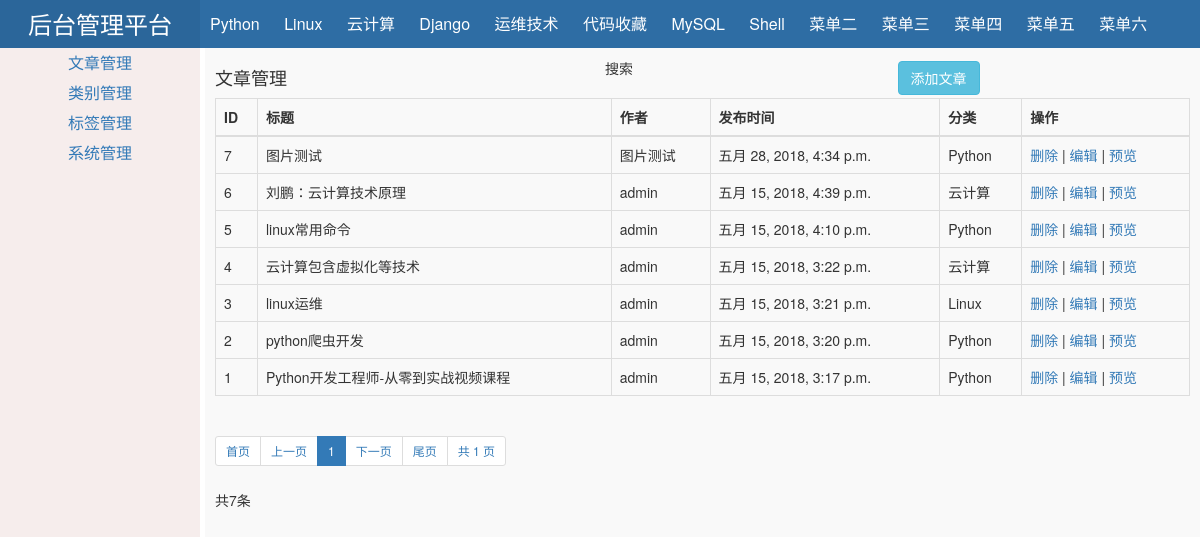
The app's page /backend/, older data.
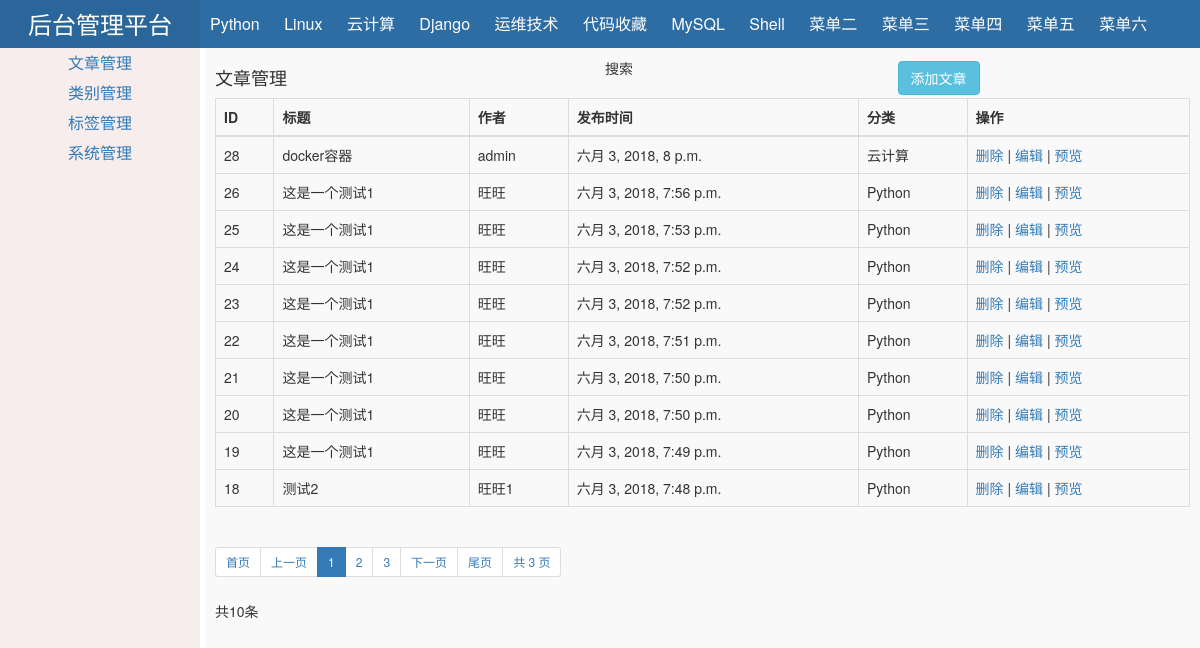
The same page, newer data.
### users/models.py (models this page shows, shortened)
class Classify(models.Model):
    name = models.CharField(verbose_name='名称',max_length=12)
    class Meta:
        db_table = 'classify'
        verbose_name_plural = '文章分类'
        verbose_name = '文章分类'
    def __str__(self):
        return self.name

class Article(models.Model):
    title = models.CharField(verbose_name='标题',max_length=32,)
    author = models.CharField(verbose_name='作者',max_length=12)
    summary = models.CharField(verbose_name='摘要', max_length=100)
    img = models.ImageField(verbose_name='缩略图',upload_to="./article/",
                            help_text="大小200*200，不超过200k",
                            default="/upload/article/common.jpg",
                            auto_created=True,
                            null=True,blank=True)
    content = models.TextField(verbose_name='内容', max_length=9999)
    tag = models.ManyToManyField('Tag',verbose_name='标签')
    classify = models.ForeignKey('Classify',verbose_name='分类')
    create_time = models.DateTimeField(verbose_name='发布时间',auto_now_add=True)
    update_time = models.DateTimeField(verbose_name='更新时间',auto_now_add=True)
    class Meta:
        db_table = 'article'
        verbose_name_plural = '全部文章'

### backend/views.py (the view)
def index(request):
    current_page = request.GET.get('page')
    count_pages = Article.objects.all().count()
    page_obj = Pagination(count_pages, current_page)
    classify_list = Classify.objects.annotate(num_article=Count('article'))
    article_list = Article.objects.all().order_by('-create_time')[page_obj.start():page_obj.end()]
    return render(request,'backend/index.html',{'classify_list':classify_list,'article_list':article_list,'page_obj':page_obj})

### backend/pages.py (called while the page is built, shortened)
    def start(self):
        return (self.current_page-1) * self.per_page_item_num

    def end(self):
        return self.current_page * self.per_page_item_num

    @property
    def num_pages(self):
        a,b = divmod(self.total_count,self.per_page_item_num)
        if b == 0:
            return a
        return a+1

    def pager_num_range(self):
        if self.num_pages < self.max_page_num:
            return range(1,self.num_pages+1)

### templates/backend/index.html (shortened to what this page needs)
<!DOCTYPE html>
<html lang="en">
<head>
    <link rel="stylesheet" href="/static/font-awesome-4.7.0/css/font-awesome.css">
    <link rel="stylesheet" href="/static/bootstrap/css/bootstrap.css">
</head>
<body>
    <div class="header">
        <div class="logo left">后台管理平台</div>
        <div class="hl-menu left">
            {% for classify in classify_list %}
                    <a class="item" href="list_classify.html?nid={{ classify.id }}">{{classify.name}}</a>
            {% endfor%}
            <a class="item" href="">菜单二</a>
            <a class="item" href="">菜单三</a>
            <a class="item" href="">菜单四</a>
            <div class="item-set">
                <a class="item" href="">菜单五</a>
            </div>
            <div class="item-set">
                <a class="item" href="">菜单六</a>
            </div>
        </div>
        <div class="hr-menu right">
                        <a class="item" href="/">
            </a>
            <a class="item" href="">
                <span class="badge bg-primary">2</span>
            </a>
            <a class="item" href="">
                <span class="bg-info badge">1</span>
            </a>
            <a class="item" href="">
                <span class="badge bg-danger">4</span>
            </a>
            <div class="avataar right">
                <a class="item" href="">
                </a>
            </div>
        </div>
    </div>
    <div class="pg_body">
        <div class="menus">
            <a class="item" href="article_list">文章管理</a>
            <a class="item">类别管理</a>
            <a class="item">标签管理</a>
            <a class="item" href="sys_info">系统管理</a>
        </div>
    <div class="content">
    {% block content %}
            <div class="nav-left"><h4>文章管理</h4></div>
        <div class="nav-middle">搜索</div>
            <div class="nav-right"><a href="article_add" class="btn btn-info">添加文章</a></div>
    <div>
    <table align="center" class="table table-hover table-bordered">
        <thead>
        <tr>
            <th>ID</th>
            <th>标题</th>
            <th>作者</th>
            <th>发布时间</th>
            <th>分类</th>
            <th>操作</th>
        </tr>
        </thead>
        <tbody>
            {% for row in article_list %}
                <tr>
                <td>
                    {{ row.id }}
                </td>
                     <td>
                    {{ row.title }}
                </td>
                <td>
                    {{ row.author }}
                </td>
                <td>
                   {{ row.create_time }}
                </td>
                <td>
                   {{ row.classify }}
                </td>
                <td>
                    <a href="article_delete?nid={{ row.id }}"> 删除 </a>
                    |<a href="article_edit?nid={{ row.id }}"> 编辑 </a>
                    |<a href="/article.html?nid={{ row.id }}"> 预览 </a>
                </td>
                </tr>
            {% endfor %}
        </tbody>
    </table>
    <ul class="pagination pagination-sm">
        {{ page_obj.page_str|safe }}
      </ul>
<p>共{{ article_list.count }}条</p>
    {% endblock %}
            </div>
        </div>
    </div>
</body>
</html>

Row changes from the older to the newer data that the page shows:
no longer on this page (row edited): Article: id "7", title "图片测试", author "图片测试", create_time "五月 28, 2018, 4:34 p.m.", classify "Python"
no longer on this page (row unchanged): Article: id "6", title "刘鹏：云计算技术原理", author "admin", create_time "五月 15, 2018, 4:39 p.m.", classify "云计算"
no longer on this page (row unchanged): Article: id "5", title "linux常用命令", author "admin", create_time "五月 15, 2018, 4:10 p.m.", classify "Python"
no longer on this page (row unchanged): Article: id "4", title "云计算包含虚拟化等技术", author "admin", create_time "五月 15, 2018, 3:22 p.m.", classify "云计算"
no longer on this page (row unchanged): Article: id "3", title "linux运维", author "admin", create_time "五月 15, 2018, 3:21 p.m.", classify "Linux"
no longer on this page (row unchanged): Article: id "2", title "python爬虫开发", author "admin", create_time "五月 15, 2018, 3:20 p.m.", classify "Python"
no longer on this page (row unchanged): Article: id "1", title "Python开发工程师-从零到实战视频课程", author "admin", create_time "五月 15, 2018, 3:17 p.m.", classify "Python"
added Article: id "28", title "docker容器", author "admin", create_time "六月 3, 2018, 8 p.m.", classify "云计算"
added Article: id "26", title "这是一个测试1", author "旺旺", create_time "六月 3, 2018, 7:56 p.m.", classify "Python"
added Article: id "25", title "这是一个测试1", author "旺旺", create_time "六月 3, 2018, 7:53 p.m.", classify "Python"
added Article: id "24", title "这是一个测试1", author "旺旺", create_time "六月 3, 2018, 7:52 p.m.", classify "Python"
added Article: id "23", title "这是一个测试1", author "旺旺", create_time "六月 3, 2018, 7:52 p.m.", classify "Python"
added Article: id "22", title "这是一个测试1", author "旺旺", create_time "六月 3, 2018, 7:51 p.m.", classify "Python"
added Article: id "21", title "这是一个测试1", author "旺旺", create_time "六月 3, 2018, 7:50 p.m.", classify "Python"
added Article: id "20", title "这是一个测试1", author "旺旺", create_time "六月 3, 2018, 7:50 p.m.", classify "Python"
added Article: id "19", title "这是一个测试1", author "旺旺", create_time "六月 3, 2018, 7:49 p.m.", classify "Python"
added Article: id "18", title "测试2", author "旺旺1", create_time "六月 3, 2018, 7:48 p.m.", classify "Python"
Text that changed along with them:
{{ page_obj.page_str|safe }}: "首页 上一页 1 下一页 尾页 共 1 页" → "首页 上一页 1 2 3 下一页 尾页 共 3 页"
{{ article_list.count }}: "7" → "10"
